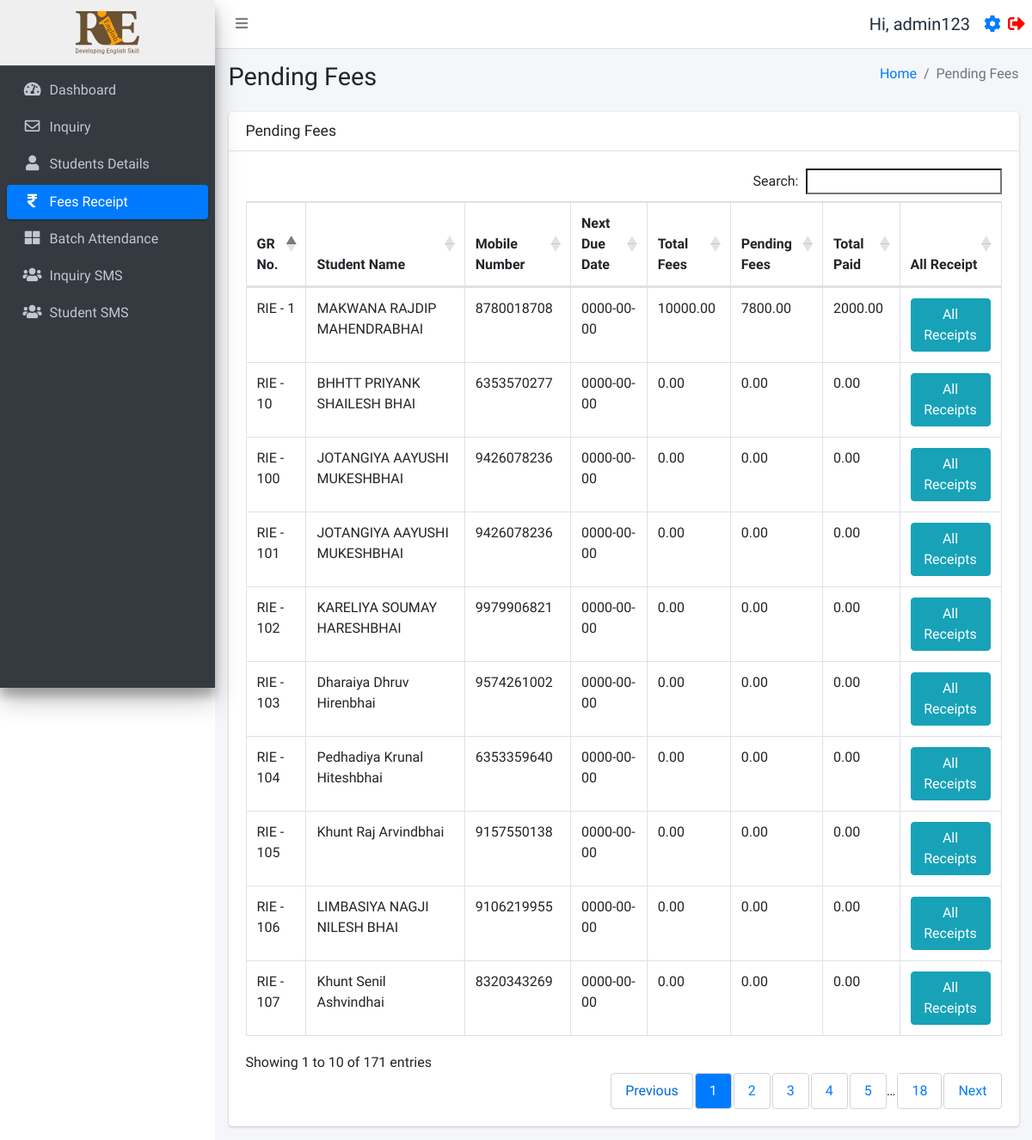
/pendingfees.php (signed in), run on the app's committed database.
### tables this page shows
CREATE TABLE `users` (
  `id` int(11) NOT NULL,
  `username` varchar(255) NOT NULL,
  `fullname` varchar(255) NOT NULL,
  `email` varchar(255) NOT NULL,
  `mobile` varchar(15) NOT NULL,
  `password` varchar(255) NOT NULL,
  `status` int(11) NOT NULL,
  `created_at` timestamp NOT NULL DEFAULT current_timestamp()
);

CREATE TABLE `studentinfo` (
  `id` int(11) NOT NULL,
  `name` varchar(255) DEFAULT NULL,
  `batch` int(11) DEFAULT NULL,
  `batch_name` varchar(255) DEFAULT NULL,
  `father_name` varchar(255) DEFAULT NULL,
  `mother_name` varchar(255) DEFAULT NULL,
  `dob` date DEFAULT NULL,
  `gender` varchar(50) DEFAULT NULL,
  `mobile_number` varchar(15) DEFAULT NULL,
  `fee_status` int(10) DEFAULT 0,
  `profession` varchar(100) DEFAULT NULL,
  `address` varchar(255) DEFAULT NULL,
  `admission_time` date DEFAULT NULL,
  `due_date` date DEFAULT NULL,
  `created_at` datetime NOT NULL DEFAULT current_timestamp(),
  `pending_fees` int(10) DEFAULT 0,
  `discount` int(10) NOT NULL,
  `total_fees` int(11) NOT NULL,
  `paid_fees` int(11) NOT NULL,
  `father_number` varchar(50) NOT NULL,
  `home_number` varchar(50) NOT NULL,
  `reference` varchar(200) DEFAULT NULL,
  `father_profession` varchar(200) DEFAULT NULL,
  `workplace_address` varchar(255) DEFAULT NULL,
  `aadharcard_number` varchar(20) DEFAULT NULL,
  `joining_purpose` varchar(255) DEFAULT NULL,
  `extratime_daily` varchar(255) DEFAULT NULL,
  `gmail_id` varchar(255) DEFAULT NULL,
  `alumnistudent` int(10) DEFAULT 0
);

### function.php (called while the page is built, shortened)
<?php
require_once('db.php');
function selectFromTable($tableName, $columns, $whereConditions) {
    global $db;
    try {
        $sql = "SELECT " . implode(', ', $columns) . " FROM $tableName";
        if (!empty($whereConditions)) {
            $sql .= " WHERE " . implode(' AND ', array_map(function ($col, $val) {
                if (is_array($val)) {
                    return "$col IN (:" . implode(", :", array_keys($val)) . ")";
                } else {
                    return "$col = :$col";
                }
            }, array_keys($whereConditions), $whereConditions));
        }
        $stmt = $db->prepare($sql);
        foreach ($whereConditions as $col => $value) {
            if (is_array($value)) {
                foreach ($value as $key => $val) {
                    $stmt->bindValue(":$key", $val);
                }
            } else {
                $stmt->bindValue(":$col", $value);
            }
        }
        $stmt->execute();
        return $stmt->fetchAll(PDO::FETCH_ASSOC);
    } catch (PDOException $e) {
        return false;
    }
}
?>

### pendingfees.php (the view, shortened to what this page needs)
<!DOCTYPE html>
<html lang="en">
<head>
</head>
<?php include ('./header.php');
require_once 'function.php';
$query = "
    SELECT si.id, si.name, si.mobile_number, si.fee_status, si.due_date, si.total_fees, si.pending_fees, COALESCE(SUM(r.amount), 0) AS total_paid
    FROM studentinfo si
    LEFT JOIN receipt r ON si.id = r.student_id
    GROUP BY si.id
";
$students = $db->query($query)->fetchAll(PDO::FETCH_ASSOC);
?>
<div class="content-wrapper">
  <div class="content-header">
    <div class="container-fluid">
      <div class="row mb-2">
        <div class="col-sm-6">
          <h1 class="m-0">Pending Fees</h1>
        </div>
        <div class="col-sm-6">
          <ol class="breadcrumb float-sm-right">
            <li class="breadcrumb-item"><a href="./dashboard.php">Home</a></li>
            <li class="breadcrumb-item active">Pending Fees</li>
          </ol>
        </div>
      </div>
    </div>
  </div>
  <section class="content">
    <div class="container-fluid">
      <div class="row">
        <div class="col-12">
          <div class="card">
            <div class="card-header">
              <h3 class="card-title">Pending Fees</h3>
            </div>
            <div class="card-body">
              <div class="table-responsive">
                <table id="example1" class="table table-bordered">
                  <thead>
                    <tr>
                      <th>GR No.</th>
                      <th>Student Name</th>
                      <th>Mobile Number</th>
                      <th>Next Due Date</th>
                      <th>Total Fees</th>
                      <th>Pending Fees</th>
                      <th>Total Paid</th>
                      <th>All Receipt</th>
                    </tr>
                  </thead>
                  <tbody>
                    <?php foreach ($students as $student): ?>
                      <?php if ($student['fee_status'] != 1):  ?>
                        <tr>
                          <td>RIE - <?php echo $student['id']; ?></td>
                          <td><?php echo $student['name']; ?></td>
                          <td><?php echo $student['mobile_number']; ?></td>
                          <td><?php echo $student['due_date']; ?></td>
                          <td><?php echo $student['total_fees']; ?>.00</td>
                          <td><?php echo $student['pending_fees']; ?>.00</td>
                          <td><?php echo $student['total_paid']; ?></td>
                          <td><a href='javascript:void(0);' onclick='confirmAllReceipts("<?php echo $student['id']; ?>")'
                              class='btn btn-info'>All Receipts</a></td>
                        </tr>
                      <?php endif; ?>
                    <?php endforeach; ?>
                  </tbody>
                </table>
              </div>
            </div>
          </div>
        </div>
      </div>
    </div>
  </section>
</div>
<?php include ('./footer.php'); ?>

### header.php (shortened to what this page needs)
<?php
require_once 'db.php';
require_once ('function.php');
$user = selectFromTable('users', ['*'], ['id' => $_SESSION['user_id']]);
$user = $user[0];
$isFaculty = isset($_SESSION['user_status']) && $_SESSION['user_status'] === 'faculty';
?>
<!DOCTYPE html>
<html lang="en">
<head>
  <link rel="stylesheet" href="./plugins/fontawesome-free/css/all.min.css">
  <link rel="stylesheet" href="https://code.ionicframework.com/ionicons/2.0.1/css/ionicons.min.css">
  <link rel="stylesheet" href="./plugins/icheck-bootstrap/icheck-bootstrap.min.css">
  <link rel="stylesheet" href="https://cdn.datatables.net/1.10.19/css/dataTables.bootstrap4.min.css">
  <link rel="stylesheet" href="./asset/css/adminlte.min.css">
  <link rel="stylesheet" href="./asset/css/style.css">
</head>
<body class="hold-transition sidebar-mini layout-fixed">
  <div class="wrapper">
    <nav class="main-header navbar navbar-expand navbar-white navbar-light sticky-top">
      <ul class="navbar-nav">
        <li class="nav-item">
          <a class="nav-link" data-widget="pushmenu" href="#" role="button"><i class="fas fa-bars"></i></a>
        </li>
      </ul>
      <ul class="navbar-nav ml-auto">
        <li class="nav-item d-flex align-items-center">
          <span class="mr-3" style="font-size:20px;">Hi, <?php echo $user['fullname']; ?></span>
          <a href="./profile.php" style="font-size:20px;" class="d-block mr-2"><i class="fas fa-cog"></i></a>
          <a href="./logout.php" style="font-size:20px;"><i class="fas fa-sign-out-alt" style="color:red"></i></a>
        </li>
      </ul>
    </nav>
    <aside class="main-sidebar sidebar-dark-primary elevation-4">
      <?php if ($_SESSION['user_status'] === 'faculty'): ?>
        <a href="./batch.php" class="brand-link" style="text-align:center;background:#efefef;">
        <?php else: ?>
          <a href="./dashboard.php" class="brand-link" style="text-align:center;background:#efefef;">
          <?php endif; ?>
          <img src="./asset/img/logo.svg" alt="RIE logo Logo" style="height:50px;">
        </a>
        <div class="sidebar">
          <nav class="mt-2">
            <ul class="nav nav-pills nav-sidebar flex-column" data-widget="treeview" role="menu" data-accordion="false">
              <?php if (!$isFaculty): ?>
                <li class="nav-item">
                  <a href="./dashboard.php" class="nav-link
            <?php if (strpos($_SERVER['REQUEST_URI'], 'dashboard.php') !== false) {
              echo "active";
            } ?>">
                    <i class="nav-icon fas fa-tachometer-alt"></i>
                    <p>
                      Dashboard
                    </p>
                  </a>
                </li>
                <li class="nav-item">
                  <a href="./inquiry.php" class="nav-link
            <?php if (strpos($_SERVER['REQUEST_URI'], 'inquiry.php') !== false) {
              echo "active";
            } ?>">
                    <i class="nav-icon far fa-envelope"></i>
                    <p>
                      Inquiry
                    </p>
                  </a>
                <li class="nav-item">
                  <a href="./studentsdetails.php" class="nav-link
            <?php if (strpos($_SERVER['REQUEST_URI'], 'studentsdetails.php') !== false) {
              echo "active";
            } ?>">
                    <i class="nav-icon fas fa-user"></i>
                    <p>
                      Students Details
                    </p>
                  </a>
                </li>
                <li class="nav-item">
                  <a href="./fees.php" class="nav-link
            <?php if (strpos($_SERVER['REQUEST_URI'], 'fees.php') !== false) {
              echo "active";
            } ?>">
                    <i class="nav-icon fas fa-rupee-sign"></i>
                    <p>
                      Fees Receipt
                    </p>
                  </a>
                </li>
              <?php endif; ?>
              <li class="nav-item">
                <a href="./batch.php" class="nav-link
            <?php if (strpos($_SERVER['REQUEST_URI'], 'batch.php') !== false) {
              echo "active";
            } ?>">
                  <i class="nav-icon fas fa-th-large"></i>
                  <p>
                    Batch Attendance
                  </p>
                </a>
              </li>
              <?php if (!$isFaculty): ?>
                <li class="nav-item">
                  <a href="./inquirysms.php" class="nav-link
            <?php if (strpos($_SERVER['REQUEST_URI'], 'inquirysms.php') !== false) {
              echo "active";
            } ?>">
                    <i class="nav-icon fas fa-users"></i>
                    <p>
                      Inquiry SMS
                    </p>
                  </a>
                </li>
                <li class="nav-item">
                  <a href="./studentsms.php" class="nav-link
            <?php if (strpos($_SERVER['REQUEST_URI'], 'studentsms.php') !== false) {
              echo "active";
            } ?>">
                    <i class="nav-icon fas fa-users"></i>
                    <p>
                      Student SMS
                    </p>
                  </a>
                </li>
              <?php endif; ?>
            </ul>
          </nav>
        </div>
    </aside>

### header.php (style rules this page uses)
table thead tr { border: 2px solid #dee2e6 }
table thead { position: sticky; top: 0; background-color: white; }

### data on the page
users: fullname "admin123"
studentinfo: id "1", name "MAKWANA RAJDIP MAHENDRABHAI", mobile_number "8780018708", due_date "0000-00-00", total_fees "10000", pending_fees "7800", total_paid "2000.00"
studentinfo: id "10", name "BHHTT PRIYANK SHAILESH BHAI", mobile_number "6353570277", due_date "0000-00-00", total_fees "0", pending_fees "0", total_paid "0.00"
studentinfo: id "100", name "JOTANGIYA AAYUSHI MUKESHBHAI", mobile_number "9426078236", due_date "0000-00-00", total_fees "0", pending_fees "0", total_paid "0.00"
studentinfo: id "101", name "JOTANGIYA AAYUSHI MUKESHBHAI", mobile_number "9426078236", due_date "0000-00-00", total_fees "0", pending_fees "0", total_paid "0.00"
studentinfo: id "102", name "KARELIYA SOUMAY HARESHBHAI", mobile_number "9979906821", due_date "0000-00-00", total_fees "0", pending_fees "0", total_paid "0.00"
studentinfo: id "103", name "Dharaiya Dhruv Hirenbhai", mobile_number "9574261002", due_date "0000-00-00", total_fees "0", pending_fees "0", total_paid "0.00"
studentinfo: id "104", name "Pedhadiya Krunal Hiteshbhai", mobile_number "6353359640", due_date "0000-00-00", total_fees "0", pending_fees "0", total_paid "0.00"
studentinfo: id "105", name "Khunt Raj Arvindbhai", mobile_number "9157550138", due_date "0000-00-00", total_fees "0", pending_fees "0", total_paid "0.00"
studentinfo: id "106", name "LIMBASIYA NAGJI NILESH BHAI", mobile_number "9106219955", due_date "0000-00-00", total_fees "0", pending_fees "0", total_paid "0.00"
studentinfo: id "107", name "Khunt Senil Ashvindhai", mobile_number "8320343269", due_date "0000-00-00", total_fees "0", pending_fees "0", total_paid "0.00"
